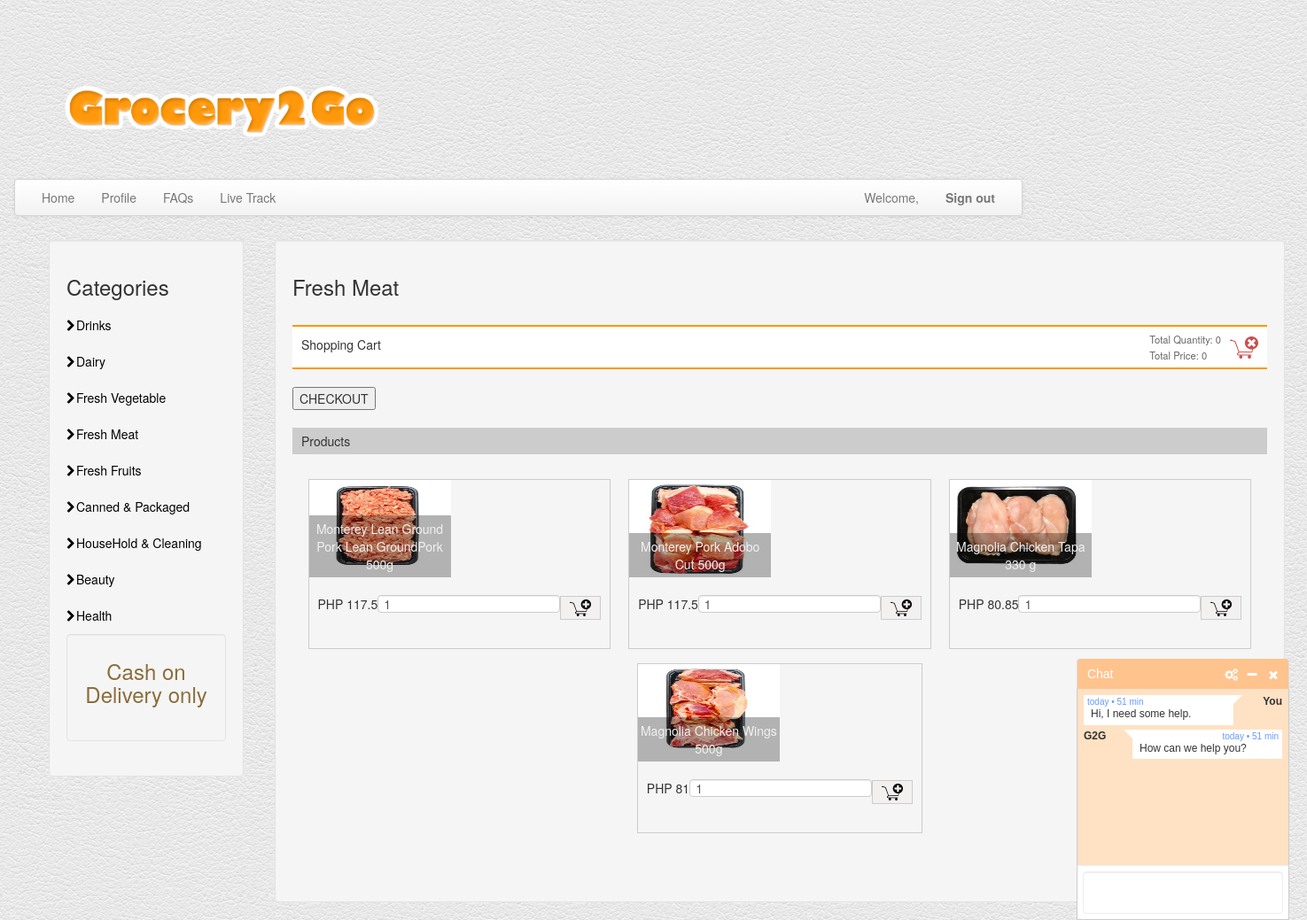
Page /shop-cart/freshmeat.php on the committed database.
### tables this page shows
CREATE TABLE `tbl_product` (
  `id` int(8) NOT NULL,
  `name` varchar(255) NOT NULL,
  `itm_descrip` varchar(250) NOT NULL,
  `code` varchar(255) NOT NULL,
  `image` text NOT NULL,
  `price` double(10,2) NOT NULL,
  `gm_id` int(11) NOT NULL,
  `categ_id` int(11) NOT NULL
);

### shop-cart/ShoppingCart.php (called while the page is built, shortened)
<?php
require_once "DBController.php";
class ShoppingCart extends DBController
{
    function getAllProduct()
    {
        $query = "SELECT * FROM tbl_product";
        $productResult = $this->getDBResult($query);
        return $productResult;
    }
}

### shop-cart/DBController.php (called while the page is built, shortened)
<?php
class DBController
{
    private $host = "localhost";
    private $user = "root";
    private $password = "";
    private $database = "grocery2go";
    private static $conn;
    function __construct()
    {
        $this->conn = mysqli_connect($this->host, $this->user, $this->password, $this->database);
    }
    function getDBResult($query, $params = array())
    {
        $sql_statement = $this->conn->prepare($query);
        $sql_statement->execute();
        $result = $sql_statement->get_result();
        if ($result->num_rows > 0) {
            while ($row = $result->fetch_assoc()) {
                $resultset[] = $row;
            }
        }
        if (! empty($resultset)) {
            return $resultset;
        }
    }
}

### shop-cart/freshmeat-list.php (the view)
<div id="product-grid">
    <div class="txt-heading">
        <div class="txt-heading-label">Products</div>
    </div>
    <?php
    $query = "SELECT * FROM tbl_product";
    $product_array = $shoppingCart->getAllProduct($query);
    if (! empty($product_array)) {
        foreach ($product_array as $key => $value) {
          if ($product_array[$key]["categ_id"] == 4  && $product_array[$key]["gm_id"] == 2) {
            ?>
        <div class="product-item">
        <form method="post"
            action="freshmeat.php?action=add&code=<?php echo $product_array[$key]["code"]; ?>">
            <div class="product-image">
                <img src="<?php echo $product_array[$key]["image"]; ?>">
                <div class="product-title">
                    <?php echo $product_array[$key]["name"]; ?>
                    <?php echo $product_array[$key]["itm_descrip"]; ?>
                </div>
            </div>
            <div class="product-footer">
                <div class="float-right">
                    <input type="text" name="quantity" value="1"
                        size="2" class="input-cart-quantity" /><input type="image"
                        src="add-to-cart.png" class="btnAddAction" />
                </div>
                <div class="product-price float-left" id="product-price-<?php echo $product_array[$key]["code"]; ?>"><?php echo "PHP ".$product_array[$key]["price"]; ?></div>
            </div>
        </form>
    </div>
    <?php }
        }
    }
    ?>
</div>

### shop-cart/style.css (style rules this page uses)
body { background:url(assets/img/white_leather.png) repeat 0 0; }

### shop-cart/style1.css (style rules this page uses)
body { max-width: 550px; margin: 0; font-family: Arial, Helvetica, sans-serif; }
.txt-heading { margin: 20px 0px; text-align: left; background: #cccccc; padding: 5px 10px; overflow: auto; }
.txt-heading-label { display: inline-block; }
.btnAddAction { padding: 3px 10px; cursor: pointer; border: #CCC 1px solid; background: #f3f0f0; }
#product-grid { margin-bottom: 30px; text-align: center; padding-bottom: 20px; }
.product-item { display: inline-block; margin: 8px; border: #CCC 1px solid; }
.product-title { position: absolute; bottom: 0px; background: rgba(0, 0, 0, 0.3); width: 100%; padding: 5px 0px; color: #f1f1f1; }
.product-image { height: 110px; width:160px; position:relative; }
.product-image img { width:100%; height: 110px; }
.product-footer { padding: 20px 10px 10px; overflow: auto; }
.float-left { float:left; }
.float-right { float:right; }
.input-cart-quantity { padding: 6px; margin: 0; vertical-align: top; border: #CCC 1px solid; border-right: 0px; }

### rows in the picture
tbl_product: shows a picture, name "Monterey Lean Ground Pork Lean GroundPork", itm_descrip "500g", price "117.5"
tbl_product: shows a picture, name "Monterey Pork Adobo Cut", itm_descrip "500g", price "117.5"
tbl_product: shows a picture, name "Magnolia Chicken Tapa", itm_descrip "330 g", price "80.85"
tbl_product: shows a picture, name "Magnolia Chicken Wings", itm_descrip "500g", price "81"

### other values in the picture
$item_quantity "0"
$item_price "0"
